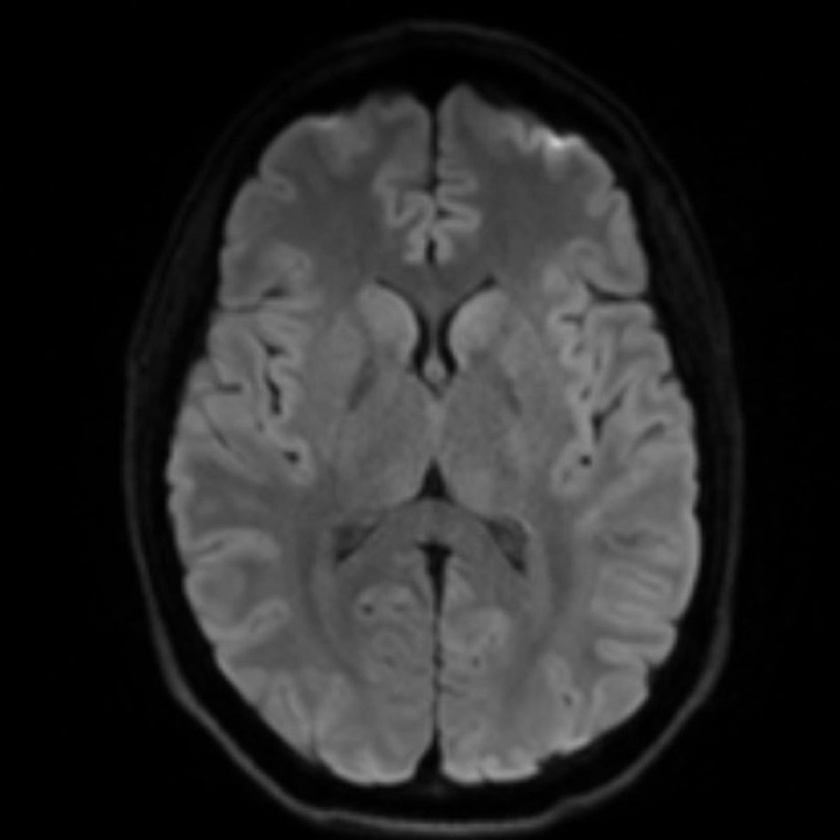
#> input picture healthy brain.jpg, 840 x 840 px, shrunk from 1600 x 1600 before the run
$ python Brain.py
#> lines starting #> are read from the running program, lines starting #| are printed output that depends on the picture; after the words box and inside, x2 and y2 are one past the last pixel; in counts of white or black regions, pixels touching at a corner belong together
import cv2
import numpy as np
import matplotlib.pyplot as plt
import sys

# === Step 1: Load the MRI image ===
image_path = 'healthy brain.jpg'  # Replace with your MRI scan image path
image = cv2.imread(image_path)
#> image is the input picture: shape (840, 840, 3); min 0, max 202, mean 41.2
if image is None:
    print(f"Error: Could not load image from '{image_path}'.")
    sys.exit()

gray = cv2.cvtColor(image, cv2.COLOR_BGR2GRAY)
blur = cv2.GaussianBlur(gray, (5, 5), 0)

# === Step 2: Create a mask of the full brain (remove skull) ===
_, brain_thresh = cv2.threshold(blur, 10, 255, cv2.THRESH_BINARY)
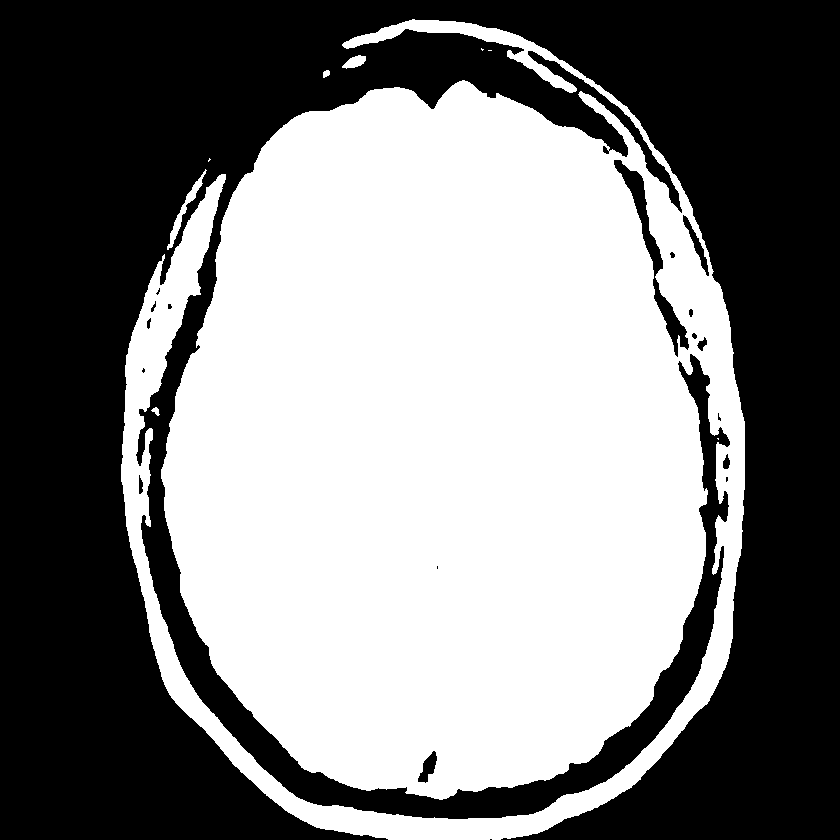
#> brain_thresh: shape (840, 840); 50.2% white; 19 black regions (7 under 20 px)
contours, _ = cv2.findContours(brain_thresh, cv2.RETR_EXTERNAL, cv2.CHAIN_APPROX_SIMPLE)
#> contours = 9 contours, 4 with area under 20; largest, box (x1, y1, x2, y2) and area: (121, 19, 745, 840) 353576, (167, 169, 207, 250) 389, (342, 55, 366, 69) 173, (151, 407, 160, 416) 32, (323, 70, 330, 78) 31
max_contour = max(contours, key=cv2.contourArea)
#> max_contour = contour of 2907 points, box (x1, y1, x2, y2) (121, 19, 745, 840), area 353576

brain_mask = np.zeros_like(gray)
cv2.drawContours(brain_mask, [max_contour], -1, 255, thickness=cv2.FILLED)
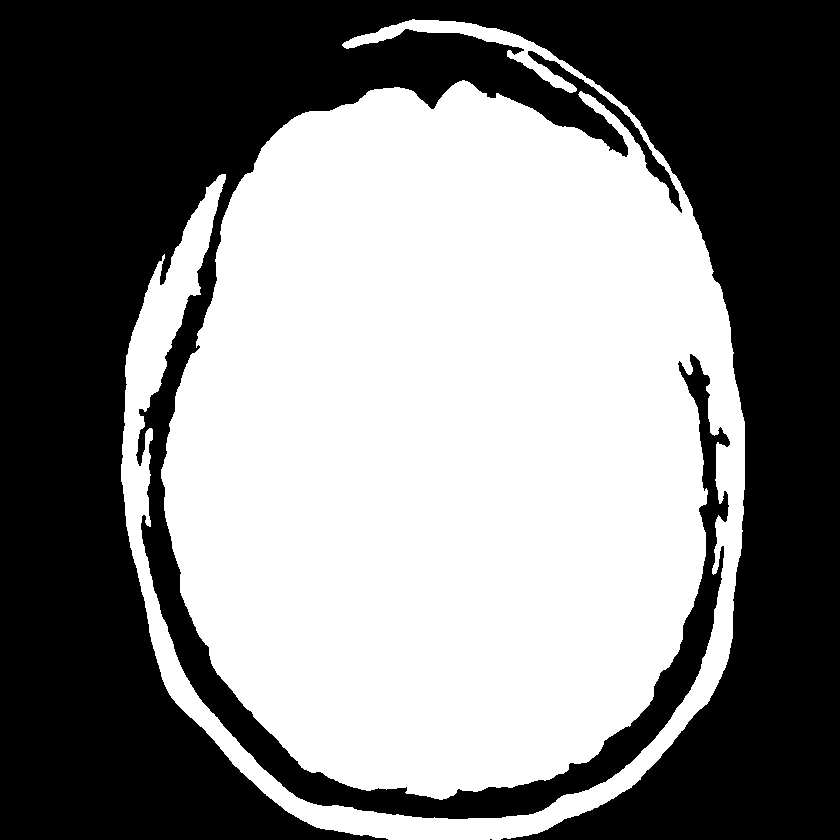
#> brain_mask: shape (840, 840); 50.6% white; 2 black regions (1 under 20 px), largest, box (x1, y1, x2, y2) and area: (0, 0, 840, 840) 348891

# Apply the brain mask to remove background/skull
brain_only = cv2.bitwise_and(gray, gray, mask=brain_mask)

# === Step 3: Detect white patches (tumor-like regions) across full brain ===
_, white_patch_thresh = cv2.threshold(brain_only, 200, 255, cv2.THRESH_BINARY)
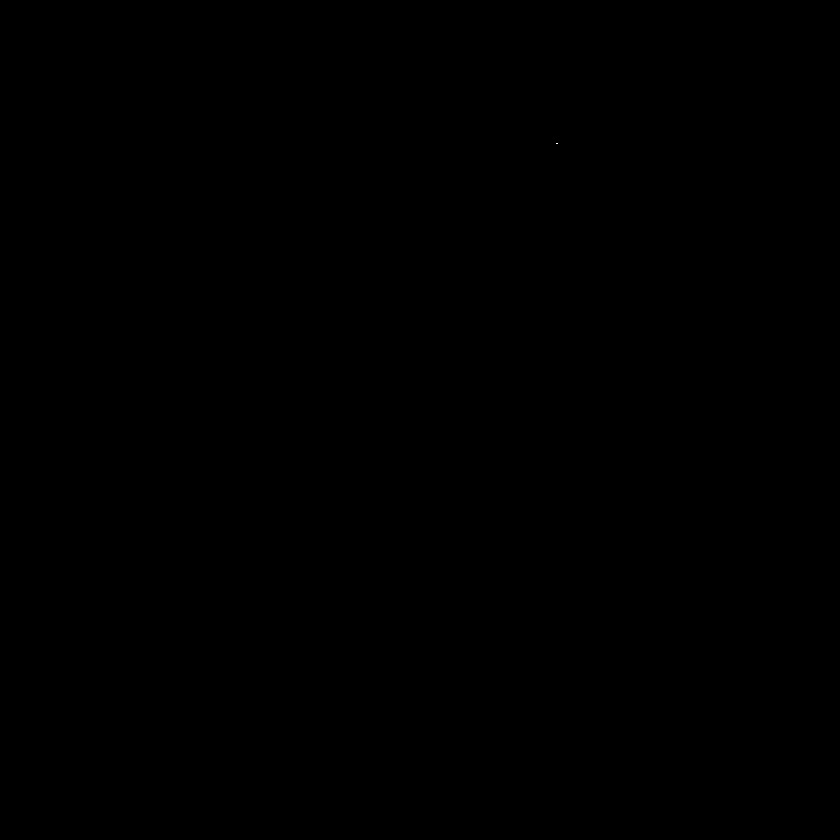
#> white_patch_thresh: shape (840, 840); 0% white in thin lines or dots, all inside (x1, y1, x2, y2) = (556, 143, 558, 144)

# === Step 4: Find contours of white patches ===
patch_contours, _ = cv2.findContours(white_patch_thresh, cv2.RETR_EXTERNAL, cv2.CHAIN_APPROX_SIMPLE)
#> patch_contours = [[[556, 143], [557, 143]]]

# === Step 5: Find largest white patch area ===
max_contour_area = 0
for cnt in patch_contours:
    max_contour_area = max(max_contour_area, cv2.contourArea(cnt))
#> this loop made 1 pass
#> (cnt, max_contour_area) on pass 1: ([[556, 143], [557, 143]], 0)

# Set a threshold to ignore small white regions (noise)
min_tumor_area = 500

# === Step 6: Classify and Report ===
if max_contour_area > min_tumor_area:
    print("Tumor Detected! Large white patch found.")
    brain_area = np.sum(brain_mask == 255)
    tumor_percentage = (max_contour_area / brain_area) * 100 if brain_area > 0 else 0
    print(f"Percentage of brain affected by tumor: {tumor_percentage:.2f}%")
else:
    print("Healthy Brain! No significant white patch detected.")

# === Step 7: Draw tumor outline on original image ===
outlined_image = image.copy()
for cnt in patch_contours:
    if cv2.contourArea(cnt) == max_contour_area:
        cv2.drawContours(outlined_image, [cnt], -1, (0, 255, 0), 2)
#> this loop made 1 pass
#> cnt on pass 1: [[556, 143], [557, 143]]
#> outlined_image: shape (840, 840, 3); under 0.01% of pixels changed, all inside (x1, y1, x2, y2) = (555, 142, 559, 145)

# === Step 8: Display Results ===
plt.figure(figsize=(14, 6))

plt.subplot(1, 3, 1)
plt.title('Original MRI')
plt.imshow(gray, cmap='gray')
plt.axis('off')

plt.subplot(1, 3, 2)
plt.title('Brain Only')
plt.imshow(brain_only, cmap='gray')
plt.axis('off')

plt.subplot(1, 3, 3)
plt.title('Tumor Outlined')
plt.imshow(cv2.cvtColor(outlined_image, cv2.COLOR_BGR2RGB))
plt.axis('off')

plt.tight_layout()
plt.show()
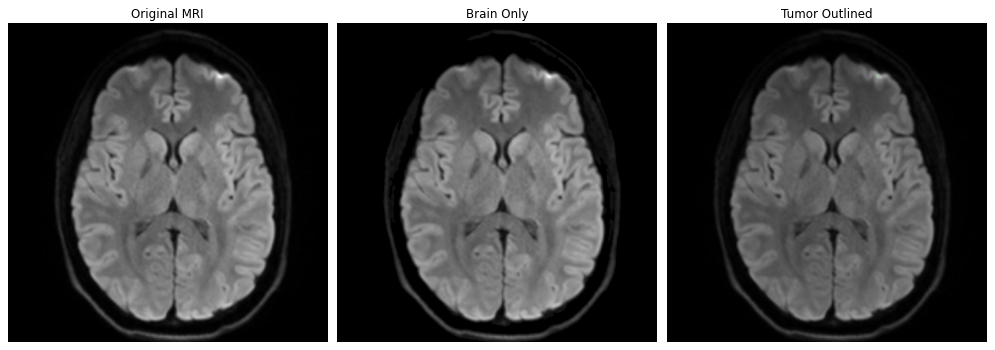
#> figure drawn by matplotlib, 3 panels

$ run again, with brain1.jpg copied over healthy brain.jpg
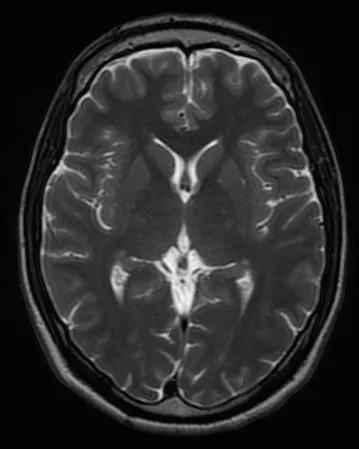
#> input picture brain1.jpg, 359 x 449 px
#> image is the input picture: shape (449, 359, 3); mean B, G, R 43.4, 43.4, 43.4
#> `_, brain_thresh = cv2.threshold(blur, 10, 255, cv2.THRESH_BINARY)`:
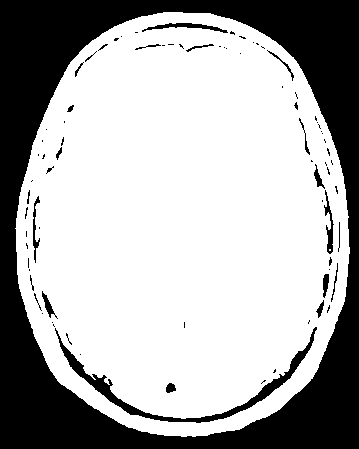
#> brain_thresh: shape (449, 359); 68% white; 81 black regions (57 under 20 px)
#> contours = 1 contour; box (x1, y1, x2, y2) and area: (15, 12, 350, 437) 113298
#> max_contour = contour of 571 points, box (x1, y1, x2, y2) (15, 12, 350, 437), area 113298
#> brain_mask: shape (449, 359); 70.6% white; 1 black region, box (x1, y1, x2, y2) and area: (0, 0, 359, 449) 47333
#> white_patch_thresh: shape (449, 359); 0.7% white; 32 white regions (26 under 20 px)
#> patch_contours = 32 contours, 26 with area under 20; largest, box (x1, y1, x2, y2) and area: (164, 249, 194, 312) 544, (189, 251, 207, 273) 128, (174, 156, 181, 182) 66, (191, 165, 196, 183) 32, (182, 192, 189, 202) 28, (180, 237, 188, 246) 26
#> the loop `for cnt in patch_contours:` made 32 passes
#> (cnt, max_contour_area) on passes 13, 15, 16, 17, 18, 22, 23: ([[314, 198], [314, 199]], 544.5), ([[307, 172], [307, 173], [308, 174], [308, 173]], 544.5), ([[57, 170], [55, 172], [56, 172], [57, 171]], 544.5), ([[58, 168], [59, 168]], 544.5), ([[64, 167]], 544.5), ([[156, 140], [158, 142], [159, 142], [157, 140]], 544.5), ([[287, 105], [287, 106]], 544.5)
#> brain_area = 113858
#> tumor_percentage = 0.478
#| Percentage of brain affected by tumor: 0.48%
#> the loop `for cnt in patch_contours:` made 32 passes
#> cnt on passes 1, 2, 4, 6, 7, 13, 15, 16: [[160, 391], [160, 393]], [[164, 335]], [[113, 280]], [[193, 277], [194, 277]], [[195, 275]], [[314, 198], [314, 199]], [[307, 172], [307, 173], [308, 174], [308, 173]], [[57, 170], [55, 172], [56, 172], [57, 171]]
#> after the loop `for cnt in patch_contours:`:
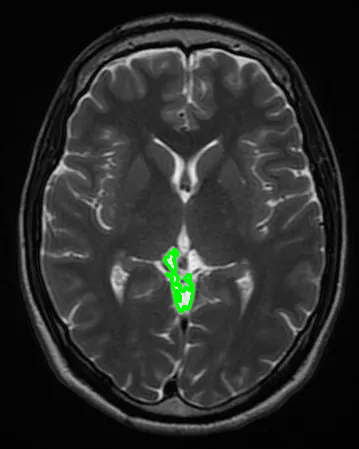
#> outlined_image: shape (449, 359, 3); 0.48% of pixels changed, all inside (x1, y1, x2, y2) = (163, 248, 195, 313)

$ run again, with tumor brain.jpg copied over healthy brain.jpg
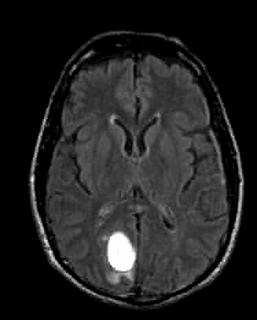
#> input picture tumor brain.jpg, 257 x 320 px
#> image is the input picture: shape (320, 257, 3); min 0, max 255, mean 34.2
#> `_, brain_thresh = cv2.threshold(blur, 10, 255, cv2.THRESH_BINARY)`:
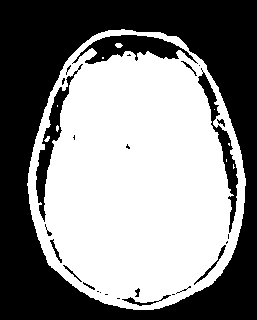
#> brain_thresh: shape (320, 257); 52.7% white; 27 black regions (14 under 20 px)
#> contours = 1 contour; box (x1, y1, x2, y2) and area: (27, 29, 246, 310) 47774
#> max_contour = contour of 346 points, box (x1, y1, x2, y2) (27, 29, 246, 310), area 47774
#> brain_mask: shape (320, 257); 58.5% white; 1 black region, box (x1, y1, x2, y2) and area: (0, 0, 257, 320) 34098
#> white_patch_thresh: shape (320, 257); 1% white; 14 white regions (13 under 20 px)
#> patch_contours = 14 contours, 13 with area under 20; largest, box (x1, y1, x2, y2) and area: (108, 233, 135, 271) 745
#> the loop `for cnt in patch_contours:` made 14 passes
#> (cnt, max_contour_area) on passes 10 to 13: ([[43, 231]], 745), ([[41, 227], [41, 228]], 745), ([[39, 222]], 745), ([[241, 183], [241, 184]], 745)
#> brain_area = 48142
#> tumor_percentage = 1.55
#| Percentage of brain affected by tumor: 1.55%
#> the loop `for cnt in patch_contours:` made 14 passes
#> cnt on passes 1, 2, 3, 4, 5, 6, 8, 10: [[216, 270], [217, 270]], [[55, 262]], [[224, 260], [224, 261]], [[53, 260]], [[52, 257]], [[49, 251], [50, 252], [50, 255], [50, 251]], [[234, 233]], [[43, 231]]
#> after the loop `for cnt in patch_contours:`:
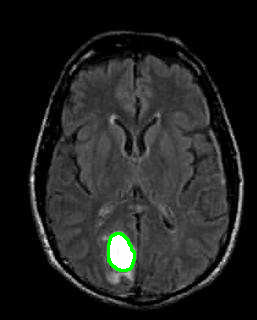
#> outlined_image: shape (320, 257, 3); 0.42% of pixels changed, all inside (x1, y1, x2, y2) = (107, 232, 136, 272)
